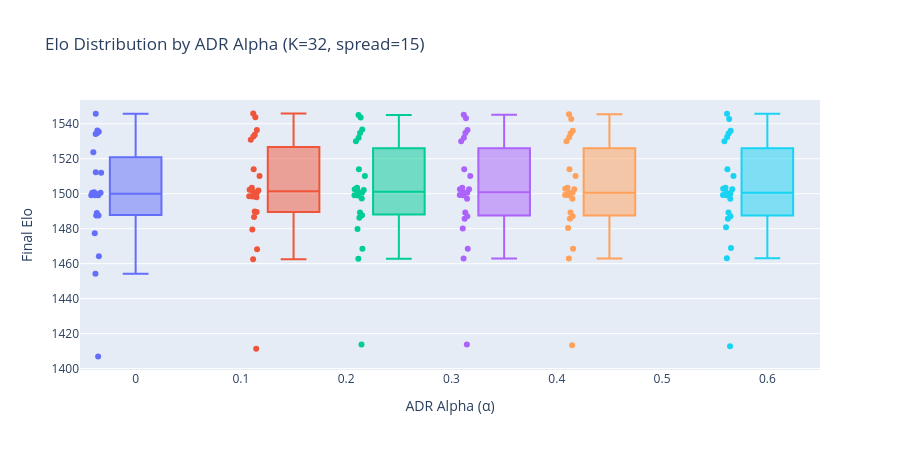
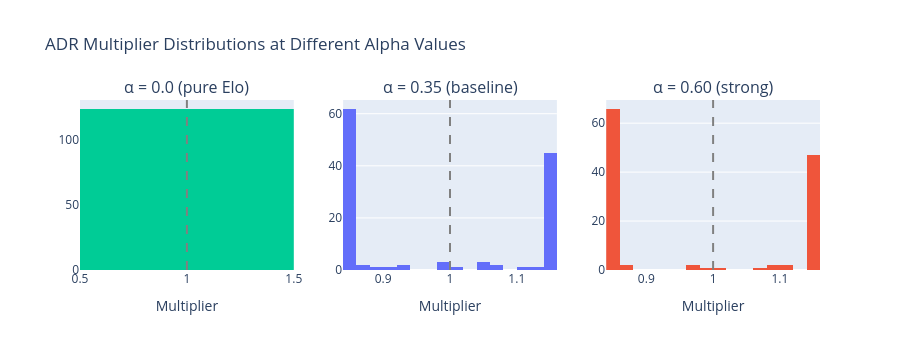

Write notebook code for charts like these, in order.
### Code cell
# ADR parameter sweep 
# Vary alpha (ADR influence strength) and spread (z-score denominator)
ALPHA_VALUES  = [0.0, 0.15, 0.25, 0.35, 0.45, 0.60]
SPREAD_VALUES = [8, 12, 15, 20, 30]

# . Alpha sweep (spread fixed at baseline) 
alpha_summaries = []
alpha_histories = []
for a in ALPHA_VALUES:
    h, s, _ = run_elo(player_match_outcome_df, player_match_adr_df, {"ADR_ALPHA": a})
    s = s.copy()
    s["alpha"] = a
    alpha_summaries.append(s)
    h = h.copy()
    h["alpha"] = a
    alpha_histories.append(h)

alpha_all = pd.concat(alpha_summaries, ignore_index=True)
alpha_hist_all = pd.concat(alpha_histories, ignore_index=True)

# Box plot: Elo distribution per alpha
fig_alpha_box = px.box(
    alpha_all, x="alpha", y="elo", points="all",
    color="alpha",
    labels={"alpha": "ADR Alpha (α)", "elo": "Final Elo"},
    title="Elo Distribution by ADR Alpha (K=32, spread=15)",
)
fig_alpha_box.update_layout(height=450, showlegend=False)
fig_alpha_box.show()

# Multiplier distributions: alpha=0 vs baseline vs strong
fig_mult_comp = make_subplots(
    rows=1, cols=3,
    subplot_titles=["α = 0.0 (pure Elo)", "α = 0.35 (baseline)", "α = 0.60 (strong)"],
)
for col_idx, a_val in enumerate([0.0, 0.35, 0.60]):
    subset = alpha_hist_all[alpha_hist_all["alpha"] == a_val]
    fig_mult_comp.add_trace(
        go.Histogram(x=subset["adr_multiplier"], nbinsx=25,
                     marker_color=["#00CC96", "#636EFA", "#EF553B"][col_idx],
                     name=f"α={a_val}"),
        row=1, col=col_idx + 1,
    )
    fig_mult_comp.add_vline(x=1.0, row=1, col=col_idx + 1,
                            line_dash="dash", line_color="gray")
fig_mult_comp.update_layout(
    title_text="ADR Multiplier Distributions at Different Alpha Values",
    height=350, showlegend=False,
)
fig_mult_comp.update_xaxes(title_text="Multiplier")
fig_mult_comp.show()

# . Spread sweep (alpha fixed at baseline) 
spread_summaries = []
for sp in SPREAD_VALUES:
    _, s, _ = run_elo(player_match_outcome_df, player_match_adr_df, {"ADR_SPREAD": sp})
    s = s.copy()
    s["spread"] = sp
    spread_summaries.append(s)

spread_all = pd.concat(spread_summaries, ignore_index=True)

fig_spread_box = px.box(
    spread_all, x="spread", y="elo", points="all",
    color="spread",
    labels={"spread": "ADR Spread", "elo": "Final Elo"},
    title="Elo Distribution by ADR Spread (K=32, α=0.35)",
)
fig_spread_box.update_layout(height=450, showlegend=False)
fig_spread_box.show()

# 3. Heatmap: Elo std vs (alpha, spread) 
heat_rows = []
for a in [0.0, 0.15, 0.25, 0.35, 0.45, 0.60]:
    for sp in [8, 12, 15, 20, 30]:
        _, s, _ = run_elo(player_match_outcome_df, player_match_adr_df,
                          {"ADR_ALPHA": a, "ADR_SPREAD": sp})
        heat_rows.append({"alpha": a, "spread": sp, "elo_std": s["elo"].std().round(1)})

heat_df = pd.DataFrame(heat_rows)
heat_pivot = heat_df.pivot(index="alpha", columns="spread", values="elo_std")

fig_heat = px.imshow(
    heat_pivot.values,
    x=[str(c) for c in heat_pivot.columns],
    y=[str(r) for r in heat_pivot.index],
    color_continuous_scale="YlOrRd",
    text_auto=".1f",
    labels={"x": "Spread", "y": "Alpha (α)", "color": "Elo Std Dev"},
    title="Rating Volatility: Elo Std Dev across (α, spread) combinations",
)
fig_heat.update_layout(height=400)
fig_heat.show()

print("Sensitivity analysis complete.")

### Figure 1 — Plotly figure (JSON) as saved in the notebook; plotly's stock layout.template omitted (floating-point values rounded to 4 significant figures)
{"data": [{"alignmentgroup": "True", "boxpoints": "all", "hovertemplate": "ADR Alpha (α)=%{x}<br>Final Elo=%{y}<extra></extra>", "legendgroup": "0.0", "marker": {"color": "#636efa"}, "name": "0.0", "notched": false, "offsetgroup": "0.0", "orientation": "v", "showlegend": true, "type": "box", "x": [0.0, 0.0, 0.0, 0.0, 0.0, 0.0, 0.0, 0.0, 0.0, 0.0, 0.0, 0.0, 0.0, 0.0, 0.0, 0.0, 0.0, 0.0, 0.0, 0.0, 0.0, 0.0, 0.0], "x0": " ", "xaxis": "x", "y": [1546.0, 1536.0, 1535.0, 1535.0, 1534.0, 1524.0, 1512.0, 1512.0, 1501.0, 1500.0, 1500.0, 1500.0, 1500.0, 1499.0, 1499.0, 1499.0, 1489.0, 1488.0, 1488.0, 1477.0, 1464.0, 1454.0, 1407.0], "y0": " ", "yaxis": "y"}, {"alignmentgroup": "True", "boxpoints": "all", "hovertemplate": "ADR Alpha (α)=%{x}<br>Final Elo=%{y}<extra></extra>", "legendgroup": "0.15", "marker": {"color": "#EF553B"}, "name": "0.15", "notched": false, "offsetgroup": "0.15", "orientation": "v", "showlegend": true, "type": "box", "x": [0.15, 0.15, 0.15, 0.15, 0.15, 0.15, 0.15, 0.15, 0.15, 0.15, 0.15, 0.15, 0.15, 0.15, 0.15, 0.15, 0.15, 0.15, 0.15, 0.15, 0.15, 0.15, 0.15], "x0": " ", "xaxis": "x", "y": [1546.0, 1544.0, 1536.0, 1534.0, 1533.0, 1531.0, 1514.0, 1510.0, 1503.0, 1502.0, 1502.0, 1501.0, 1501.0, 1498.0, 1498.0, 1498.0, 1490.0, 1490.0, 1487.0, 1480.0, 1468.0, 1463.0, 1411.0], "y0": " ", "yaxis": "y"}, {"alignmentgroup": "True", "boxpoints": "all", "hovertemplate": "ADR Alpha (α)=%{x}<br>Final Elo=%{y}<extra></extra>", "legendgroup": "0.25", "marker": {"color": "#00cc96"}, "name": "0.25", "notched": false, "offsetgroup": "0.25", "orientation": "v", "showlegend": true, "type": "box", "x": [0.25, 0.25, 0.25, 0.25, 0.25, 0.25, 0.25, 0.25, 0.25, 0.25, 0.25, 0.25, 0.25, 0.25, 0.25, 0.25, 0.25, 0.25, 0.25, 0.25, 0.25, 0.25, 0.25], "x0": " ", "xaxis": "x", "y": [1545.0, 1544.0, 1537.0, 1535.0, 1532.0, 1530.0, 1514.0, 1510.0, 1503.0, 1502.0, 1502.0, 1501.0, 1501.0, 1499.0, 1499.0, 1497.0, 1489.0, 1488.0, 1486.0, 1480.0, 1469.0, 1463.0, 1414.0], "y0": " ", "yaxis": "y"}, {"alignmentgroup": "True", "boxpoints": "all", "hovertemplate": "ADR Alpha (α)=%{x}<br>Final Elo=%{y}<extra></extra>", "legendgroup": "0.35", "marker": {"color": "#ab63fa"}, "name": "0.35", "notched": false, "offsetgroup": "0.35", "orientation": "v", "showlegend": true, "type": "box", "x": [0.35, 0.35, 0.35, 0.35, 0.35, 0.35, 0.35, 0.35, 0.35, 0.35, 0.35, 0.35, 0.35, 0.35, 0.35, 0.35, 0.35, 0.35, 0.35, 0.35, 0.35, 0.35, 0.35], "x0": " ", "xaxis": "x", "y": [1545.0, 1543.0, 1536.0, 1535.0, 1532.0, 1530.0, 1514.0, 1510.0, 1503.0, 1503.0, 1502.0, 1501.0, 1501.0, 1499.0, 1499.0, 1497.0, 1489.0, 1487.0, 1486.0, 1480.0, 1468.0, 1463.0, 1414.0], "y0": " ", "yaxis": "y"}, {"alignmentgroup": "True", "boxpoints": "all", "hovertemplate": "ADR Alpha (α)=%{x}<br>Final Elo=%{y}<extra></extra>", "legendgroup": "0.45", "marker": {"color": "#FFA15A"}, "name": "0.45", "notched": false, "offsetgroup": "0.45", "orientation": "v", "showlegend": true, "type": "box", "x": [0.45, 0.45, 0.45, 0.45, 0.45, 0.45, 0.45, 0.45, 0.45, 0.45, 0.45, 0.45, 0.45, 0.45, 0.45, 0.45, 0.45, 0.45, 0.45, 0.45, 0.45, 0.45, 0.45], "x0": " ", "xaxis": "x", "y": [1545.0, 1543.0, 1536.0, 1534.0, 1532.0, 1530.0, 1514.0, 1510.0, 1503.0, 1503.0, 1502.0, 1501.0, 1501.0, 1499.0, 1499.0, 1497.0, 1489.0, 1487.0, 1486.0, 1480.0, 1469.0, 1463.0, 1413.0], "y0": " ", "yaxis": "y"}, {"alignmentgroup": "True", "boxpoints": "all", "hovertemplate": "ADR Alpha (α)=%{x}<br>Final Elo=%{y}<extra></extra>", "legendgroup": "0.6", "marker": {"color": "#19d3f3"}, "name": "0.6", "notched": false, "offsetgroup": "0.6", "orientation": "v", "showlegend": true, "type": "box", "x": [0.6, 0.6, 0.6, 0.6, 0.6, 0.6, 0.6, 0.6, 0.6, 0.6, 0.6, 0.6, 0.6, 0.6, 0.6, 0.6, 0.6, 0.6, 0.6, 0.6, 0.6, 0.6, 0.6], "x0": " ", "xaxis": "x", "y": [1546.0, 1543.0, 1536.0, 1534.0, 1532.0, 1530.0, 1514.0, 1510.0, 1503.0, 1503.0, 1503.0, 1501.0, 1500.0, 1499.0, 1499.0, 1497.0, 1489.0, 1487.0, 1486.0, 1481.0, 1469.0, 1463.0, 1413.0], "y0": " ", "yaxis": "y"}], "layout": {"boxmode": "overlay", "height": 450, "legend": {"title": {"text": "ADR Alpha (α)"}, "tracegroupgap": 0}, "showlegend": false, "title": {"text": "Elo Distribution by ADR Alpha (K=32, spread=15)"}, "xaxis": {"anchor": "y", "categoryarray": [0, 0.15, 0.25, 0.35, 0.45, 0.6], "categoryorder": "array", "domain": [0, 1], "title": {"text": "ADR Alpha (α)"}}, "yaxis": {"anchor": "x", "domain": [0, 1], "title": {"text": "Final Elo"}}}}

### Figure 2 — Plotly figure (JSON) as saved in the notebook; plotly's stock layout.template omitted (floating-point values rounded to 4 significant figures)
{"data": [{"marker": {"color": "#00CC96"}, "name": "α=0.0", "nbinsx": 25, "type": "histogram", "x": [1.0, 1.0, 1.0, 1.0, 1.0, 1.0, 1.0, 1.0, 1.0, 1.0, 1.0, 1.0, 1.0, 1.0, 1.0, 1.0, 1.0, 1.0, 1.0, 1.0, 1.0, 1.0, 1.0, 1.0, 1.0, 1.0, 1.0, 1.0, 1.0, 1.0, 1.0, 1.0, 1.0, 1.0, 1.0, 1.0, 1.0, 1.0, 1.0, 1.0, 1.0, 1.0, 1.0, 1.0, 1.0, 1.0, 1.0, 1.0, 1.0, 1.0, 1.0, 1.0, 1.0, 1.0, 1.0, 1.0, 1.0, 1.0, 1.0, 1.0, 1.0, 1.0, 1.0, 1.0, 1.0, 1.0, 1.0, 1.0, 1.0, 1.0, 1.0, 1.0, 1.0, 1.0, 1.0, 1.0, 1.0, 1.0, 1.0, 1.0, 1.0, 1.0, 1.0, 1.0, 1.0, 1.0, 1.0, 1.0, 1.0, 1.0, 1.0, 1.0, 1.0, 1.0, 1.0, 1.0, 1.0, 1.0, 1.0, 1.0, 1.0, 1.0, 1.0, 1.0, 1.0, 1.0, 1.0, 1.0, 1.0, 1.0, 1.0, 1.0, 1.0, 1.0, 1.0, 1.0, 1.0, 1.0, 1.0, 1.0, 1.0, 1.0, 1.0, 1.0], "xaxis": "x", "yaxis": "y"}, {"marker": {"color": "#636EFA"}, "name": "α=0.35", "nbinsx": 25, "type": "histogram", "x": [0.85, 1.15, 1.15, 0.85, 0.85, 0.85, 1.15, 0.85, 1.15, 0.85, 1.15, 0.9229, 1.15, 1.15, 0.85, 0.85, 0.9243, 1.15, 0.85, 0.85, 0.85, 0.8788, 1.15, 1.15, 0.85, 0.85, 1.104, 1.15, 0.85, 1.064, 0.9802, 1.15, 0.85, 1.15, 0.9848, 1.15, 0.85, 0.85, 0.85, 0.85, 1.15, 1.15, 1.15, 0.85, 1.053, 0.85, 0.85, 0.85, 0.85, 1.15, 1.15, 0.85, 1.15, 0.85, 0.85, 0.85, 0.85, 1.15, 1.15, 0.85, 1.15, 0.85, 0.85, 1.046, 1.15, 0.85, 0.85, 0.9955, 1.051, 0.85, 0.8698, 1.15, 1.065, 0.8807, 0.85, 0.85, 1.15, 1.15, 0.85, 0.85, 0.85, 1.15, 1.15, 0.85, 0.85, 0.85, 0.85, 1.15, 0.85, 1.15, 1.15, 0.85, 1.15, 1.15, 0.85, 0.85, 1.15, 0.85, 0.85, 0.85, 1.15, 1.15, 1.125, 0.85, 0.85, 1.15, 1.15, 0.85, 1.15, 0.85, 0.85, 0.85, 1.15, 1.15, 0.85, 0.9123, 0.85, 1.15, 1.15, 0.85, 1.15, 0.85, 1.01, 0.85], "xaxis": "x2", "yaxis": "y2"}, {"marker": {"color": "#EF553B"}, "name": "α=0.6", "nbinsx": 25, "type": "histogram", "x": [0.85, 1.15, 1.15, 0.85, 0.85, 0.85, 1.15, 0.85, 1.15, 0.85, 1.15, 0.8678, 1.15, 1.15, 0.85, 0.85, 0.8703, 1.15, 0.85, 0.85, 0.85, 0.85, 1.15, 1.15, 0.85, 0.85, 1.15, 1.15, 0.85, 1.11, 0.966, 1.15, 0.85, 1.15, 0.974, 1.15, 0.85, 0.85, 0.85, 0.85, 1.15, 1.15, 1.15, 0.85, 1.091, 0.85, 0.85, 0.85, 0.85, 1.15, 1.15, 0.85, 1.15, 0.85, 0.85, 0.85, 0.85, 1.15, 1.15, 0.85, 1.15, 0.85, 0.85, 1.078, 1.15, 0.85, 0.85, 0.9924, 1.087, 0.85, 0.85, 1.15, 1.111, 0.85, 0.85, 0.85, 1.15, 1.15, 0.85, 0.85, 0.85, 1.15, 1.15, 0.85, 0.85, 0.85, 0.85, 1.15, 0.85, 1.15, 1.15, 0.85, 1.15, 1.15, 0.85, 0.85, 1.15, 0.85, 0.85, 0.85, 1.15, 1.15, 1.15, 0.85, 0.85, 1.15, 1.15, 0.85, 1.15, 0.85, 0.85, 0.85, 1.15, 1.15, 0.85, 0.85, 0.85, 1.15, 1.15, 0.85, 1.15, 0.85, 1.017, 0.85], "xaxis": "x3", "yaxis": "y3"}], "layout": {"annotations": [{"font": {"size": 16}, "showarrow": false, "text": "α = 0.0 (pure Elo)", "x": 0.1444, "xanchor": "center", "xref": "paper", "y": 1, "yanchor": "bottom", "yref": "paper"}, {"font": {"size": 16}, "showarrow": false, "text": "α = 0.35 (baseline)", "x": 0.5, "xanchor": "center", "xref": "paper", "y": 1, "yanchor": "bottom", "yref": "paper"}, {"font": {"size": 16}, "showarrow": false, "text": "α = 0.60 (strong)", "x": 0.8556, "xanchor": "center", "xref": "paper", "y": 1, "yanchor": "bottom", "yref": "paper"}], "height": 350, "shapes": [{"line": {"color": "gray", "dash": "dash"}, "type": "line", "x0": 1, "x1": 1, "xref": "x", "y0": 0, "y1": 1, "yref": "y domain"}, {"line": {"color": "gray", "dash": "dash"}, "type": "line", "x0": 1, "x1": 1, "xref": "x2", "y0": 0, "y1": 1, "yref": "y2 domain"}, {"line": {"color": "gray", "dash": "dash"}, "type": "line", "x0": 1, "x1": 1, "xref": "x3", "y0": 0, "y1": 1, "yref": "y3 domain"}], "showlegend": false, "title": {"text": "ADR Multiplier Distributions at Different Alpha Values"}, "xaxis": {"anchor": "y", "domain": [0, 0.2889], "title": {"text": "Multiplier"}}, "xaxis2": {"anchor": "y2", "domain": [0.3556, 0.6444], "title": {"text": "Multiplier"}}, "xaxis3": {"anchor": "y3", "domain": [0.7111, 1], "title": {"text": "Multiplier"}}, "yaxis": {"anchor": "x", "domain": [0, 1]}, "yaxis2": {"anchor": "x2", "domain": [0, 1]}, "yaxis3": {"anchor": "x3", "domain": [0, 1]}}}
